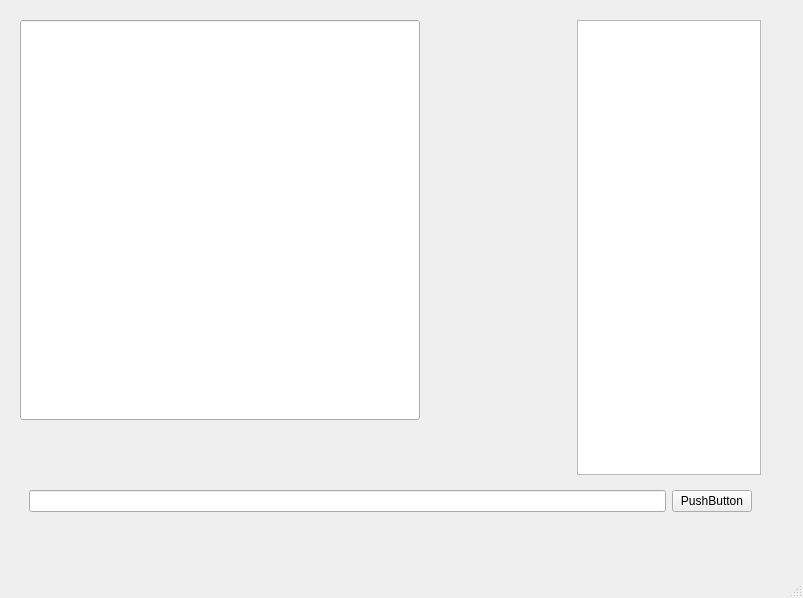
<?xml version="1.0" encoding="UTF-8"?>
<ui version="4.0">
 <class>MainWindow</class>
 <widget class="QMainWindow" name="MainWindow">
  <property name="geometry">
   <rect>
    <x>0</x>
    <y>0</y>
    <width>803</width>
    <height>598</height>
   </rect>
  </property>
  <property name="windowTitle">
   <string>MainWindow</string>
  </property>
  <widget class="QWidget" name="centralwidget">
   <widget class="QWidget" name="verticalLayoutWidget">
    <property name="geometry">
     <rect>
      <x>20</x>
      <y>20</y>
      <width>741</width>
      <height>501</height>
     </rect>
    </property>
    <layout class="QVBoxLayout" name="verticalLayout">
     <item>
      <layout class="QHBoxLayout" name="horizontalLayout_4" stretch="3,1">
       <item alignment="Qt::AlignLeft|Qt::AlignTop">
        <widget class="QLineEdit" name="lineEdit_4">
         <property name="minimumSize">
          <size>
           <width>400</width>
           <height>400</height>
          </size>
         </property>
         <property name="maximumSize">
          <size>
           <width>16777215</width>
           <height>22</height>
          </size>
         </property>
         <property name="sizeIncrement">
          <size>
           <width>0</width>
           <height>0</height>
          </size>
         </property>
         <property name="baseSize">
          <size>
           <width>1</width>
           <height>1</height>
          </size>
         </property>
         <property name="font">
          <font>
           <family>Maple Mono SC NF</family>
          </font>
         </property>
         <property name="focusPolicy">
          <enum>Qt::TabFocus</enum>
         </property>
         <property name="autoFillBackground">
          <bool>false</bool>
         </property>
         <property name="alignment">
          <set>Qt::AlignLeading|Qt::AlignLeft|Qt::AlignTop</set>
         </property>
         <property name="readOnly">
          <bool>true</bool>
         </property>
        </widget>
       </item>
       <item>
        <widget class="QTableView" name="tableView"/>
       </item>
      </layout>
     </item>
     <item>
      <widget class="QWidget" name="horizontalWidget" native="true">
       <layout class="QHBoxLayout" name="horizontalLayout">
        <item>
         <widget class="QLineEdit" name="lineEdit"/>
        </item>
        <item>
         <widget class="QPushButton" name="pushButton">
          <property name="text">
           <string>PushButton</string>
          </property>
         </widget>
        </item>
       </layout>
      </widget>
     </item>
    </layout>
   </widget>
  </widget>
  <widget class="QMenuBar" name="menubar">
   <property name="geometry">
    <rect>
     <x>0</x>
     <y>0</y>
     <width>803</width>
     <height>21</height>
    </rect>
   </property>
  </widget>
  <widget class="QStatusBar" name="statusbar"/>
 </widget>
 <resources/>
 <connections/>
</ui>
